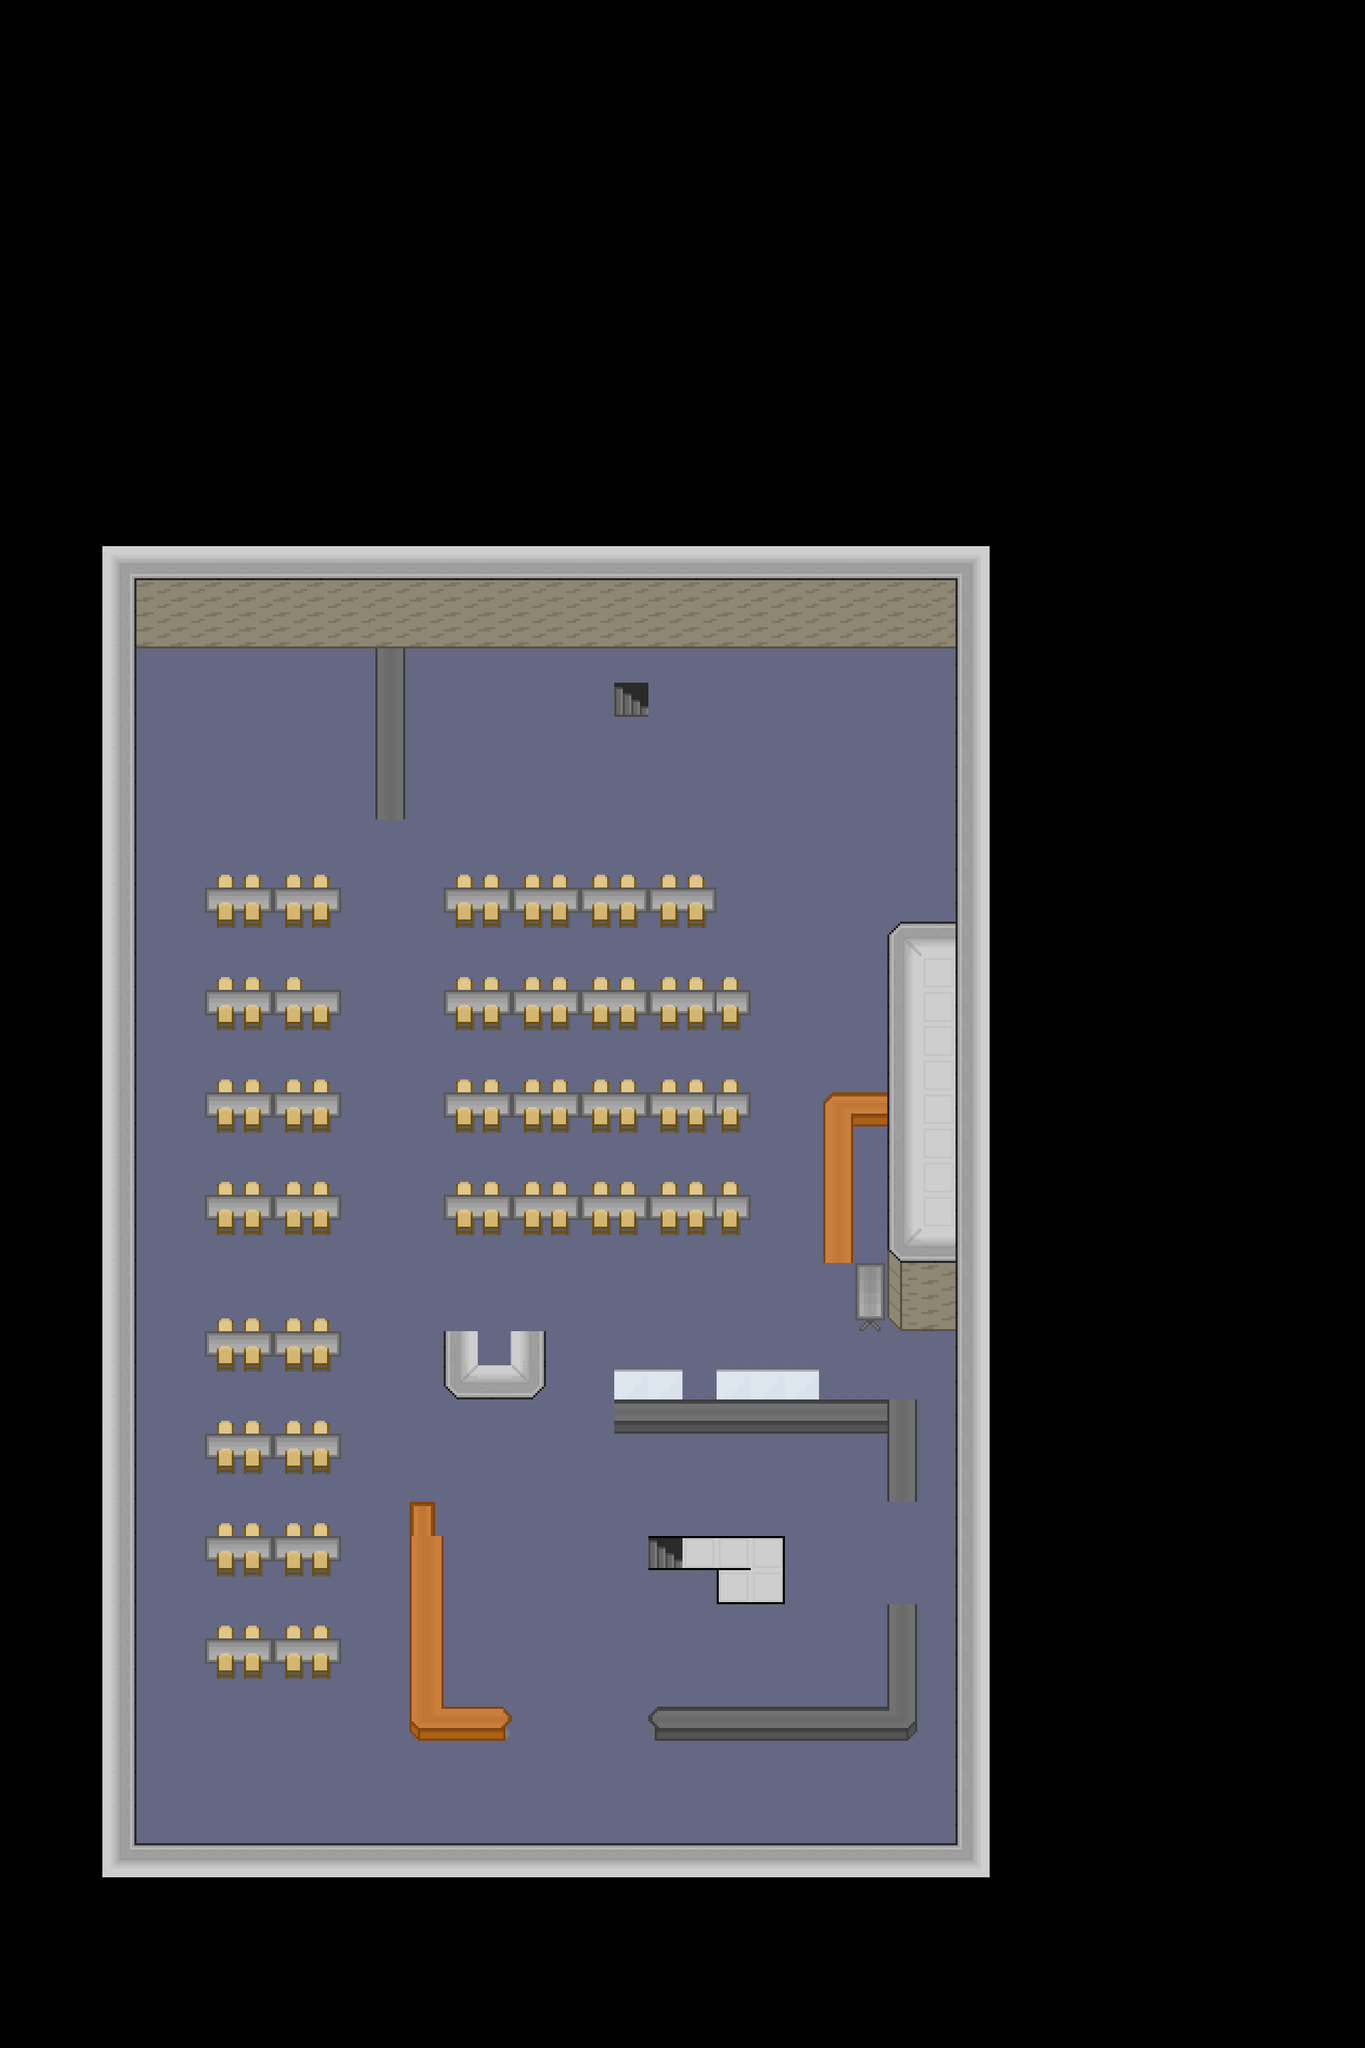

This is a level from a 2D game, rendered from its Tiled map with the project's own tilesets. A one-line summary and the map file follow, with tile-layer data summarised:
An orthogonal 40x60 tile map with 48x48 px tiles, 7 tile layers (floor, floor 2, map-transition, wall, ...).

<map version="1.0" orientation="orthogonal" width="40" height="60" tilewidth="48" tileheight="48">
 <tileset firstgid="1" name="tilesheet" tilewidth="48" tileheight="48">
  <image source="../img/tilesheet.png" width="960" height="1820" />
 </tileset>
 <layer name="floor" width="40" height="60">
  <data>[2400 cells, 840 non-empty, 2 distinct tile ids]</data>
 </layer>
 <layer name="floor 2" width="40" height="60">
  <data>[2400 cells, 67 non-empty, 2 distinct tile ids]</data>
 </layer>
 <layer name="map-transition" width="40" height="60">
  <data>[2400 cells, 2 non-empty, 1 distinct tile ids]</data>
 </layer>
 <layer name="wall" width="40" height="60">
  <data>[2400 cells, 198 non-empty, 18 distinct tile ids]</data>
 </layer>
 <layer name="objects" width="40" height="60">
  <data>[2400 cells, 189 non-empty, 27 distinct tile ids]</data>
 </layer>
 <layer name="objects 2" width="40" height="60">
  <data>[2400 cells, 13 non-empty, 5 distinct tile ids]</data>
 </layer>
 <layer name="objects 3" width="40" height="60">
  <data>[2400 cells, 1 non-empty, 1 distinct tile ids]</data>
 </layer>
</map>
